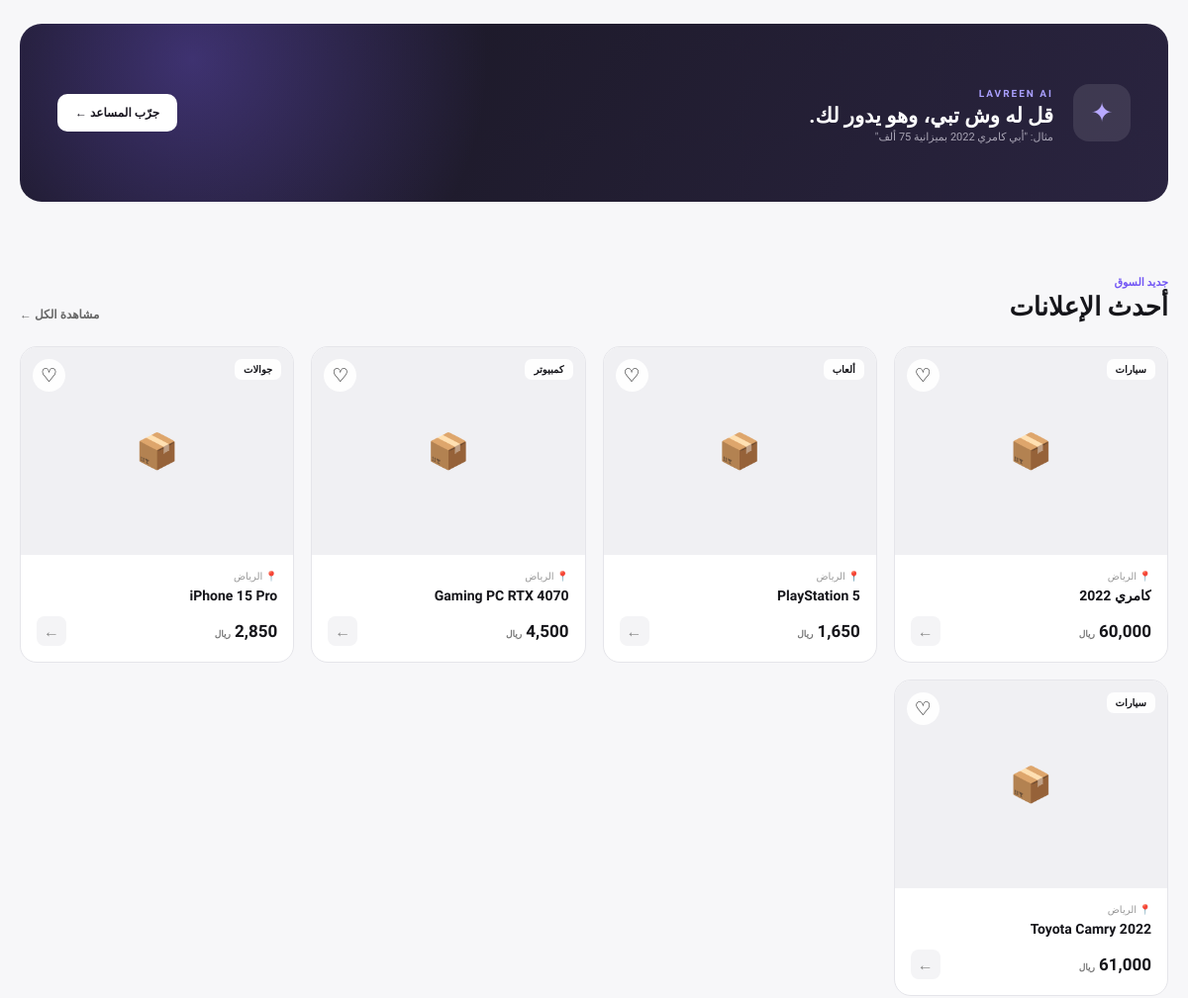
Before: / (middle part) with the older database file.
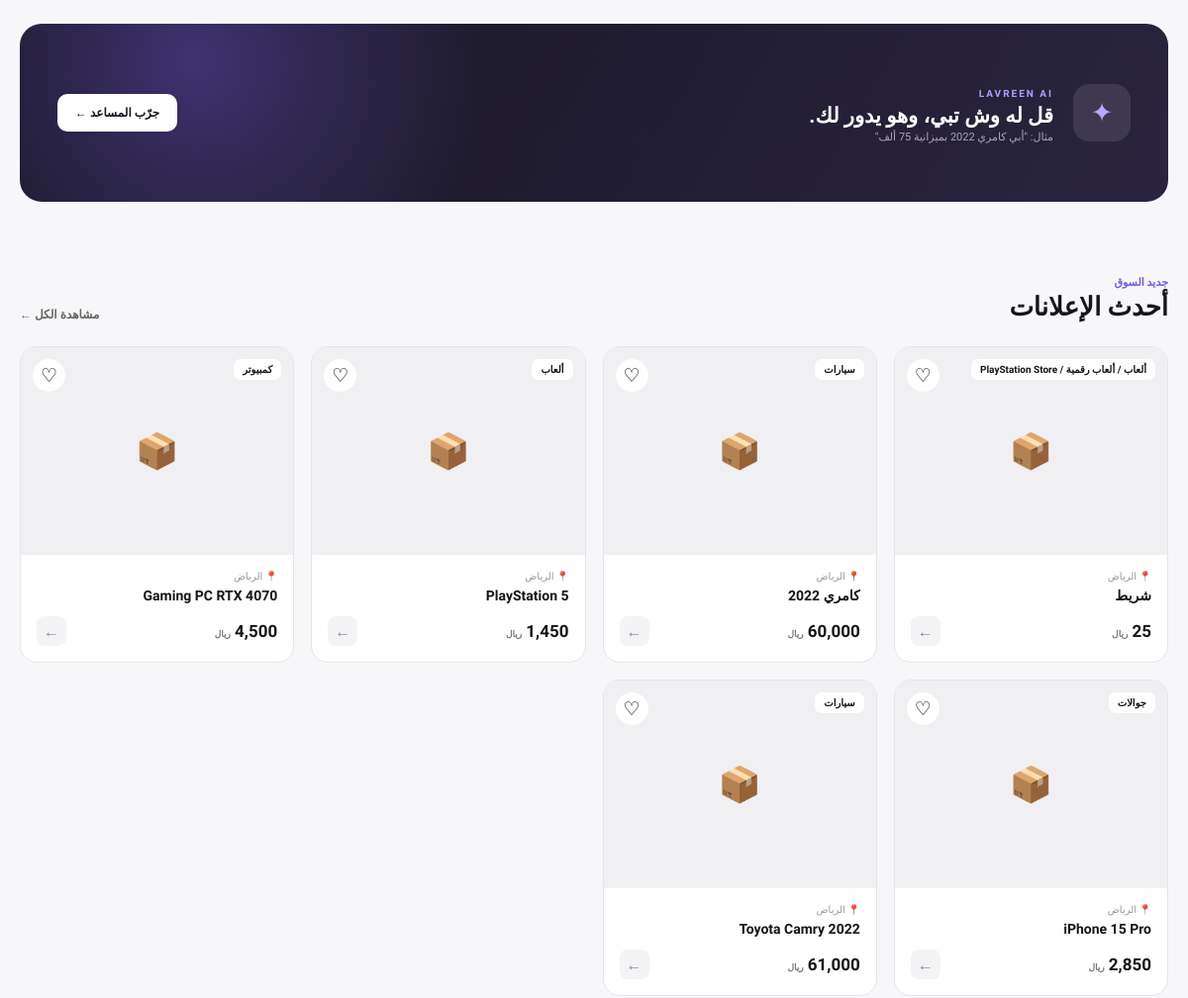
After: the same page with the newer database file.
### tables this page shows
CREATE TABLE listings (
            id INTEGER PRIMARY KEY AUTOINCREMENT,
            title TEXT NOT NULL,
            category TEXT NOT NULL,
            price REAL NOT NULL,
            city TEXT NOT NULL,
            description TEXT
        , owner_id INTEGER);

### app.py (the view)
@app.route("/")
def home():
    listings = get_listings()
    return render_template(
        "index.html",
        listings=listings,
        search_query=""
    )

### app.py (called while the page is built)
@app.context_processor
def inject_current_user():
    user = None
    if "user_id" in session:
        user = get_user_by_id(session["user_id"])
    return {
        "current_user": user
    }

def get_listings():
    connection = get_db()
    listings = connection.execute("""
        SELECT
            listings.*,
            (
                SELECT file_path
                FROM listing_media
                WHERE listing_media.listing_id = listings.id
                AND listing_media.media_type = 'image'
                ORDER BY sort_order ASC, id ASC
                LIMIT 1
            ) AS image_path
        FROM listings
        ORDER BY listings.id DESC
    """).fetchall()
    connection.close()
    return listings

### database.py (called while the page is built)
def get_db():
    connection = sqlite3.connect(DATABASE)
    connection.row_factory = sqlite3.Row
    return connection

### templates/index.html (shortened to what this page needs)
<!DOCTYPE html>
<html lang="ar" dir="rtl">
<head>
</head>
<body>
<section class="section" id="categories">
</section>
<section class="ai-banner">
    <div class="ai-content">
        <div class="ai-icon">✦</div>
        <div>
            <small>LAVREEN AI</small>
            <h2>قل له وش تبي، وهو يدور لك.</h2>
            <p>
                مثال: "أبي كامري 2022 بميزانية 75 ألف"
            </p>
        </div>
    </div>
    <a href="/ai" class="ai-button">
        جرّب المساعد ←
    </a>
</section>
<section class="section" id="listings">
    <div class="heading">
        <div>
            <small>جديد السوق</small>
            <h2>أحدث الإعلانات</h2>
        </div>
        <a href="/search" class="all">مشاهدة الكل ←</a>
    </div>
    {% if listings %}
    <div class="products">
        {% for listing in listings %}
        <a href="/listing/{{ listing['id'] }}" class="product">
            <div class="product-image">
                {% if listing['image_path'] %}
                <img
                    src="{{ url_for('static', filename=listing['image_path']) }}"
                    alt="{{ listing['title'] }}"
                >
                {% else %}
                <div class="no-image">📦</div>
                {% endif %}
                <div class="category-label">
                    {{ listing['category'] }}
                </div>
                <button
                    class="heart"
                    type="button"
                    onclick="event.preventDefault(); event.stopPropagation();"
                >
                    ♡
                </button>
            </div>
            <div class="product-info">
                <div class="location">
                    📍 {{ listing['city'] }}
                </div>
                <h3>{{ listing['title'] }}</h3>
                <div class="price-row">
                    <div class="price">
                        {{ "{:,.0f}".format(listing['price']) }}
                        <small>ريال</small>
                    </div>
                    <div class="arrow">←</div>
                </div>
            </div>
        </a>
        {% endfor %}
    </div>
    {% endif %}
</section>
</body>

### templates/index.html (style rules this page uses)
* { box-sizing: border-box; margin: 0; padding: 0; }
body { font-family: "Cairo", sans-serif; background: #f7f7f9; color: #15151a; direction: rtl; }
a { text-decoration: none; color: inherit; }
.section { width: min(1200px, calc(100% - 40px)); margin: auto; padding: 75px 0; }
.heading { display: flex; align-items: end; justify-content: space-between; margin-bottom: 25px; }
.heading small { display: block; color: #7155f5; font-weight: 800; font-size: 11px; margin-bottom: 3px; }
.heading h2 { font-size: 26px; }
.all { color: #666; font-size: 12px; font-weight: 700; }
.ai-banner { width: min(1200px, calc(100% - 40px)); margin: 0 auto; border-radius: 22px; min-height: 180px; padding: 32px 38px; background: radial-gradient(circle at 15% 20%, rgba(130,100,255,.35), transparent 30%), linear-gradient(120deg,#17151f,#2a2440); color: white; display: flex; align-items: center; justify-content: space-between; }
.ai-content { display: flex; align-items: center; gap: 20px; }
.ai-icon { width: 58px; height: 58px; border-radius: 16px; background: rgba(255,255,255,.1); display: grid; place-items: center; font-size: 27px; color: #b8a9ff; }
.ai-content small { color: #aaa0ff; font-size: 10px; font-weight: 800; letter-spacing: 2px; }
.ai-content h2 { font-size: 21px; margin: 3px 0; }
.ai-content p { color: #aaa6b6; font-size: 11px; }
.ai-button { background: white; color: #18151f; padding: 12px 18px; border-radius: 10px; font-size: 12px; font-weight: 800; }
.products { display: grid; grid-template-columns: repeat(4, 1fr); gap: 17px; }
.product { background: #fff; border: 1px solid #e5e5ea; border-radius: 17px; overflow: hidden; transition: .25s; }
.product-image { height: 210px; background: #f0f0f3; position: relative; overflow: hidden; }
.no-image { width: 100%; height: 100%; display: grid; place-items: center; font-size: 35px; color: #aaa; }
.category-label { position: absolute; right: 12px; top: 12px; background: rgba(255,255,255,.92); border-radius: 7px; padding: 5px 9px; font-size: 10px; font-weight: 700; }
.heart { position: absolute; left: 12px; top: 12px; width: 33px; height: 33px; border: 0; border-radius: 50%; background: rgba(255,255,255,.92); font-size: 19px; cursor: pointer; }
.product-info { padding: 16px; }
.location { color: #999; font-size: 10px; margin-bottom: 6px; }
.product h3 { font-size: 14px; white-space: nowrap; overflow: hidden; text-overflow: ellipsis; margin-bottom: 13px; }
.price-row { display: flex; align-items: center; justify-content: space-between; }
.price { font-size: 17px; font-weight: 800; }
.price small { font-size: 9px; color: #777; }
.arrow { width: 30px; height: 30px; border-radius: 8px; background: #f4f4f6; display: grid; place-items: center; color: #888; }

Changed rows visible on the page:
added listings: category "ألعاب / ألعاب رقمية / PlayStation Store", city "الرياض", title "شريط", price "25"
changed listings "PlayStation 5": price "1,650" → (not shown)
